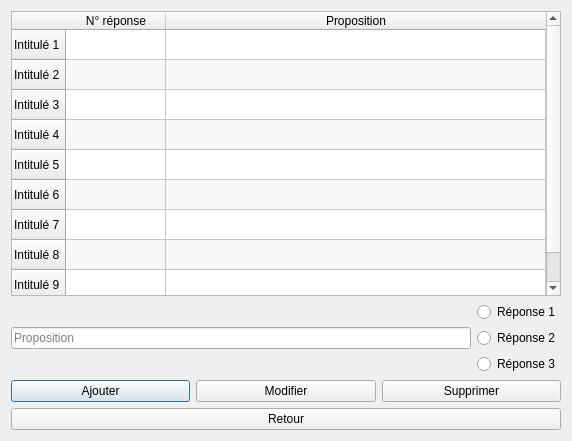
<?xml version="1.0" encoding="UTF-8"?>
<ui version="4.0">
 <class>PropositionsMenu</class>
 <widget class="QDialog" name="PropositionsMenu">
  <property name="geometry">
   <rect>
    <x>0</x>
    <y>0</y>
    <width>572</width>
    <height>441</height>
   </rect>
  </property>
  <property name="windowTitle">
   <string>Dialog</string>
  </property>
  <layout class="QVBoxLayout" name="verticalLayout_3">
   <item>
    <layout class="QVBoxLayout" name="verticalLayout_6">
     <item>
      <widget class="QTableWidget" name="tableWidget">
       <property name="alternatingRowColors">
        <bool>true</bool>
       </property>
       <attribute name="horizontalHeaderStretchLastSection">
        <bool>true</bool>
       </attribute>
       <row>
        <property name="text">
         <string>Intitulé 1</string>
        </property>
       </row>
       <row>
        <property name="text">
         <string>Intitulé 2</string>
        </property>
       </row>
       <row>
        <property name="text">
         <string>Intitulé 3</string>
        </property>
       </row>
       <row>
        <property name="text">
         <string>Intitulé 4</string>
        </property>
       </row>
       <row>
        <property name="text">
         <string>Intitulé 5</string>
        </property>
       </row>
       <row>
        <property name="text">
         <string>Intitulé 6</string>
        </property>
       </row>
       <row>
        <property name="text">
         <string>Intitulé 7</string>
        </property>
       </row>
       <row>
        <property name="text">
         <string>Intitulé 8</string>
        </property>
       </row>
       <row>
        <property name="text">
         <string>Intitulé 9</string>
        </property>
       </row>
       <column>
        <property name="text">
         <string>N° réponse</string>
        </property>
       </column>
       <column>
        <property name="text">
         <string>Proposition</string>
        </property>
       </column>
       <item row="0" column="1">
        <property name="text">
         <string/>
        </property>
       </item>
      </widget>
     </item>
     <item>
      <layout class="QVBoxLayout" name="verticalLayout_2">
       <item>
        <layout class="QHBoxLayout" name="horizontalLayout">
         <item>
          <widget class="QLineEdit" name="lineEdit">
           <property name="text">
            <string/>
           </property>
           <property name="placeholderText">
            <string>Proposition</string>
           </property>
          </widget>
         </item>
         <item>
          <layout class="QVBoxLayout" name="verticalLayout">
           <item>
            <widget class="QRadioButton" name="radioButton">
             <property name="text">
              <string>Réponse 1</string>
             </property>
            </widget>
           </item>
           <item>
            <widget class="QRadioButton" name="radioButton_3">
             <property name="text">
              <string>Réponse 2</string>
             </property>
            </widget>
           </item>
           <item>
            <widget class="QRadioButton" name="radioButton_2">
             <property name="text">
              <string>Réponse 3</string>
             </property>
            </widget>
           </item>
          </layout>
         </item>
        </layout>
       </item>
       <item>
        <layout class="QHBoxLayout" name="horizontalLayout_2">
         <item>
          <widget class="QPushButton" name="pushButton_3">
           <property name="text">
            <string>Ajouter</string>
           </property>
          </widget>
         </item>
         <item>
          <widget class="QPushButton" name="pushButton">
           <property name="text">
            <string>Modifier</string>
           </property>
          </widget>
         </item>
         <item>
          <widget class="QPushButton" name="pushButton_2">
           <property name="text">
            <string>Supprimer</string>
           </property>
          </widget>
         </item>
        </layout>
       </item>
      </layout>
     </item>
     <item>
      <layout class="QVBoxLayout" name="verticalLayout_5">
       <item>
        <widget class="QPushButton" name="pushButton_return">
         <property name="text">
          <string>Retour</string>
         </property>
        </widget>
       </item>
      </layout>
     </item>
    </layout>
   </item>
  </layout>
 </widget>
 <resources/>
 <connections/>
</ui>
